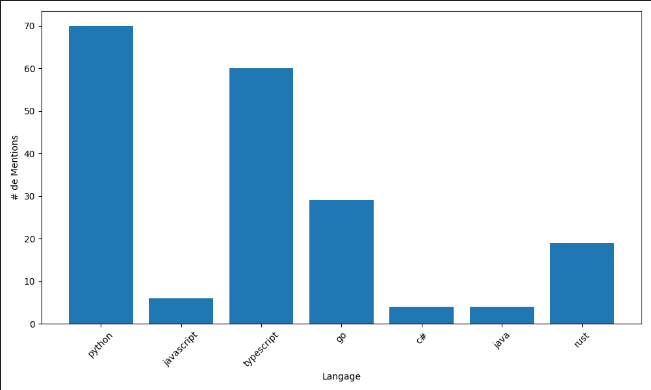

Here is the Python script that generated this plot:
import requests
from bs4 import BeautifulSoup
import matplotlib.pyplot as plt


def main():
    url = "https://news.ycombinator.com/item?id=42919502"
    try:
        response = requests.get(url)
        response.raise_for_status()

        soup = BeautifulSoup(response.content, "html.parser")
        # Correction : utilisation de attrs={"indent": "0"}
        elements = soup.find_all("td", class_="ind", attrs={"indent": "0"})

        comments = [e.find_next(class_="comment") for e in elements if e]

        keywords = {"python": 0, "javascript": 0, "typescript": 0, "go": 0, "c#": 0, "java": 0, "rust": 0}

        for comment in comments:
            if comment:
                comment_text = comment.get_text().lower()
                words = {w.strip(".,/:;!@") for w in comment_text.split()}

                for k in keywords:
                    if k in words:
                        keywords[k] += 1

        print(keywords)

        plt.figure(figsize=(10, 6))
        plt.bar(keywords.keys(), keywords.values())
        plt.xlabel("Langage")
        plt.ylabel("# de Mentions")
        plt.xticks(rotation=45)
        plt.tight_layout()
        plt.show()

    except requests.RequestException as e:
        print(f"Erreur lors de la requête : {e}")
    except Exception as e:
        print(f"Erreur inattendue : {e}")


if __name__ == "__main__":
    main()
